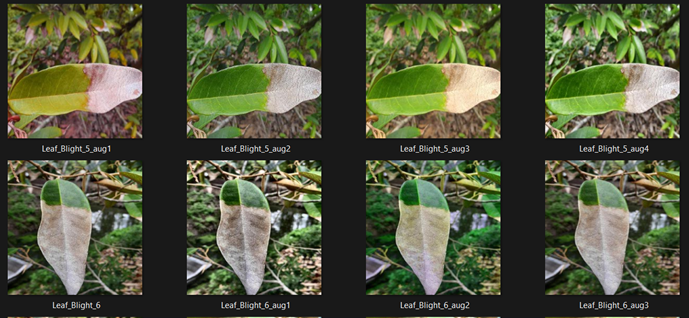
#> input picture images/augment.png, 689 x 318 px, given as the content of the folder s Projects/FYP/Durian Diseases.v1-420-origi.multiclass/train, which was not available
$ jupyter execute --allow-errors data_exploration.ipynb   (text cells are left out)
#> lines starting #> are read from the running program, lines starting #| are printed output that depends on the picture; pictures that were not available may be replaced by others from this repository, and a replacement may not be noted
[cell 1]
import pandas as pd

csvClasses = r"D:\\Suvan's Projects\\FYP\\Durian Diseases.v1-420-origi.multiclass\\train\\_classes.csv"
#> (the rest of this cell did not finish here and is left out)

[cell 2]
import os
from PIL import Image

# Define the image dataset directory path
imageDataset = r"D:\\Suvan's Projects\\FYP\\Durian Diseases.v1-420-origi.multiclass\\train"
#> (the rest of this cell did not finish here and is left out)

[cell 3]
from matplotlib import pyplot as plt

# Display a summary of the class distribution
print("\nClass Distribution:")
#> (the rest of this cell did not finish here and is left out)

[cell 4]
from matplotlib import pyplot as plt

# Finding the minimum and maximum dimensions of the images in dataset.
print("\nImage Dimensions Summary:")
#> (the rest of this cell did not finish here and is left out)

[cell 5]
import os
import random
import numpy as np
import matplotlib.pyplot as plt
from PIL import Image

# Group images by class label
#> (the rest of this cell did not finish here and is left out)

[cell 6]
import seaborn as sbn

# Calculating the count of images of a specific format
#> (the rest of this cell did not finish here and is left out)

[cell 7]
corrupted_files = []

for file in os.listdir(imageDataset):
    file_path = os.path.join(imageDataset, file)
    if file.endswith(('.jpg', '.png', '.jpeg')):  # Check for common image formats
        try:
            with Image.open(file_path) as img:
#> img is the input picture: PIL image 689x318 RGBA; mean R, G, B, A 80.5, 85.6, 60.2, 255
                img.verify()  # Verify image integrity
        except Exception as e:
            print(f"Corrupted file detected: {file}")
            corrupted_files.append(file)

# Print corrupted files
if corrupted_files:
    print("\nCorrupted Files:")
    print(corrupted_files)
else:
    print("\nNo corrupted files found.")

[cell 8]
import imagehash
import os
from PIL import Image

imageDataset = r"D:\\Suvan's Projects\\FYP\\Durian Diseases.v1-420-origi.multiclass\\train"

hashes = {}
duplicates = []

for class_name in os.listdir(imageDataset):
    class_folder = os.path.join(imageDataset, class_name)
    if os.path.isdir(class_folder):
        for file in os.listdir(class_folder):
            if file.endswith(('.jpg', '.jpeg', '.png')):
                file_path = os.path.join(class_folder, file)
                img = Image.open(file_path)
                img_hash = imagehash.phash(img)  # Generate perceptual hash

                if img_hash in hashes:
                    duplicates.append((file, hashes[img_hash]))  # Store duplicate pairs
                else:
                    hashes[img_hash] = file  # Store hash in dictionary

print(f"Found {len(duplicates)} duplicate images.")

[cell 9]
import cv2
import numpy as np
import matplotlib.pyplot as plt

# Path to your image dataset
imageDataset = r"D:\Suvan's Projects\FYP\Durian Diseases.v1-420-origi.multiclass\train"

# Initialize histograms for R, G, B channels
hist_r = np.zeros(256)
hist_g = np.zeros(256)
hist_b = np.zeros(256)

# Count images processed
image_count = 0

# Process each image
for file in os.listdir(imageDataset):
    if file.endswith(('.jpg', '.png', '.jpeg')):  # Common image formats
        file_path = os.path.join(imageDataset, file)

        # Read image using OpenCV (BGR format)
        img = cv2.imread(file_path)
#> img: shape (318, 689, 3)

        if img is None:
            continue

        # Convert BGR to RGB
        img = cv2.cvtColor(img, cv2.COLOR_BGR2RGB)

        # Compute histogram for each channel
        hist_r += cv2.calcHist([img], [0], None, [256], [0, 256]).flatten()
#> hist_r = 256 values, max 59142 at index 25, min 49 at index 254, mean 855.9
        hist_g += cv2.calcHist([img], [1], None, [256], [0, 256]).flatten()
#> hist_g = 256 values, max 58806 at index 25, min 2 at index 253, mean 855.9
        hist_b += cv2.calcHist([img], [2], None, [256], [0, 256]).flatten()
#> hist_b = 256 values, max 60534 at index 25, min 3 at index 251, mean 855.9

        image_count += 1

# Normalize histograms
hist_r /= image_count
hist_g /= image_count
hist_b /= image_count

# Plot the histograms
plt.figure(figsize=(6, 4))
plt.plot(hist_r, color='red', label='Red')
plt.plot(hist_g, color='green', label='Green')
plt.plot(hist_b, color='blue', label='Blue')

plt.xlabel("Pixel Intensity")
plt.ylabel("Frequency (Normalized)")
plt.title("RGB Color Distribution Across Dataset")
plt.legend()
plt.show()
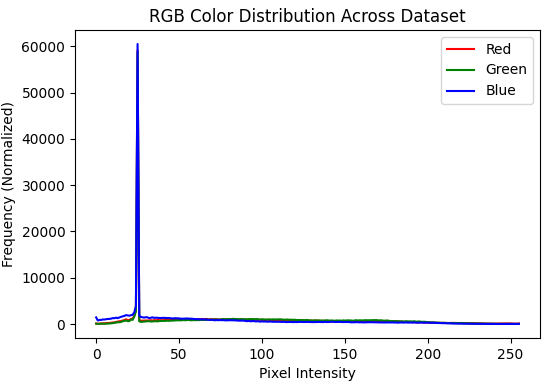
#> figure drawn by matplotlib, 1 panel; curve peaks at x = 25, y = 59142; curve peaks at x = 25, y = 58806; curve peaks at x = 25, y = 60534

[cell 10]
brightness_values = []

for file in os.listdir(imageDataset):
    file_path = os.path.join(imageDataset, file)
    if file.endswith(('.jpg', '.jpeg', '.png')):
        img = cv2.imread(file_path, cv2.IMREAD_GRAYSCALE)  # Convert to grayscale
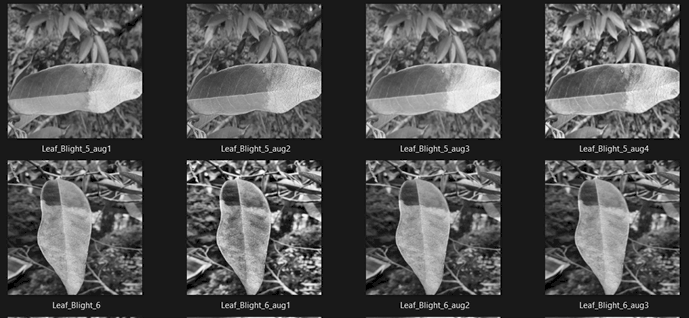
#> img: shape (318, 689); min 0, max 255, mean 82.4
        brightness = np.mean(img)  # Calculate mean intensity
#> brightness = 82.44
        brightness_values.append(brightness)

# Plot Brightness Distribution
plt.figure(figsize=(8, 5))
plt.hist(brightness_values, bins=30, color='blue', alpha=0.7)
plt.xlabel("Brightness (Mean Pixel Intensity)")
plt.ylabel("Frequency")
plt.title("Brightness Distribution of Images")
plt.show()
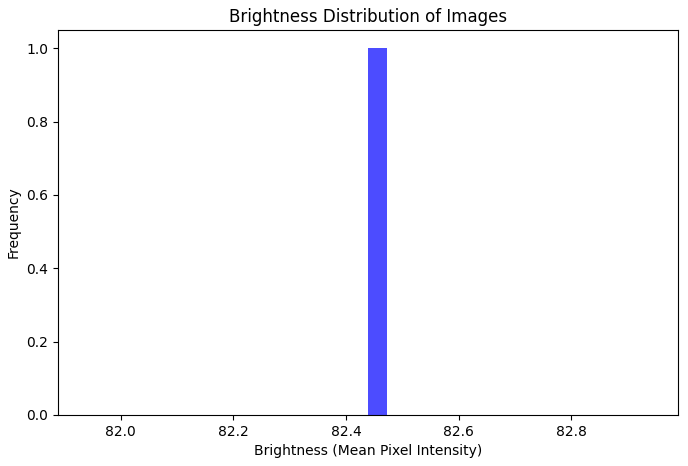
#> figure drawn by matplotlib, 1 panel; tallest bar 1 high, from x = 82.44 to 82.47

$ run again, on images/bbox.png
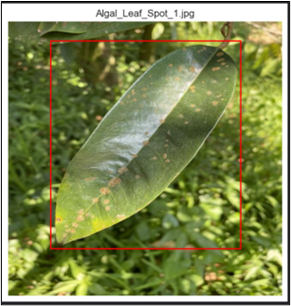
#> input picture images/bbox.png, 291 x 306 px, given as the content of the folder s Projects/FYP/Durian Diseases.v1-420-origi.multiclass/train, which was not available
#> img is the input picture: PIL image 291x306 RGBA; mean R, G, B, A 124.5, 132.9, 79, 251.6
#> hist_r = 256 values, max 7553 at index 255, min 1 at index 1, mean 347.8
#> hist_g = 256 values, max 7542 at index 255, min 0 at index 1, mean 347.8
#> hist_b = 256 values, max 7529 at index 255, min 2 at index 224, mean 347.8
#> `img = cv2.imread(file_path, cv2.IMREAD_GRAYSCALE)`:
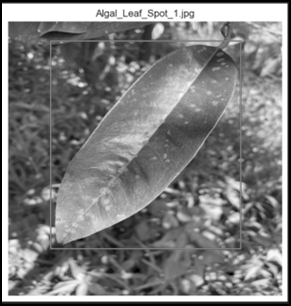
#> img: shape (306, 291); min 0, max 255, mean 126.8
#> brightness = 126.8
#> `plt.show()`:
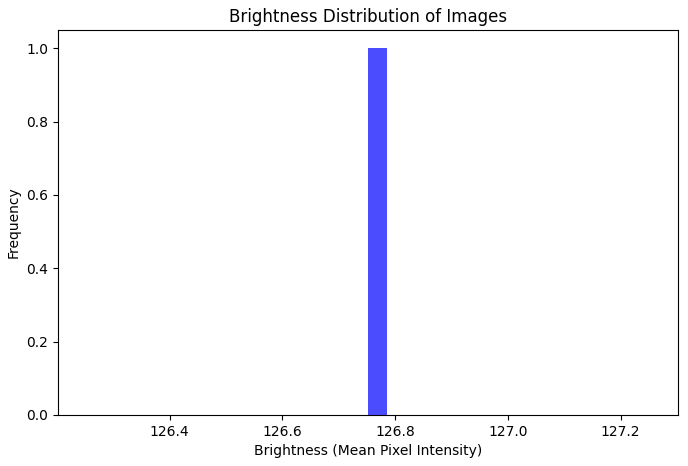
#> figure drawn by matplotlib, 1 panel; tallest bar 1 high, from x = 126.8 to 126.8

$ run again, on images/brightness.png
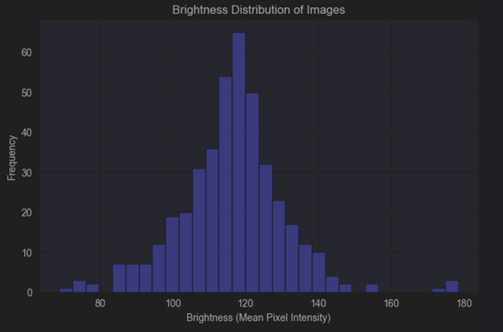
#> input picture images/brightness.png, 503 x 332 px, given as the content of the folder s Projects/FYP/Durian Diseases.v1-420-origi.multiclass/train, which was not available
#> img is the input picture: PIL image 503x332 RGBA; mean R, G, B, A 39.5, 39.5, 52.6, 255
#> hist_r = 256 values, max 88697 at index 38, min 0 at index 0, mean 652.3
#> hist_g has the same summary as hist_r
#> hist_b = 256 values, max 84672 at index 46, min 0 at index 0, mean 652.3
#> `img = cv2.imread(file_path, cv2.IMREAD_GRAYSCALE)`:
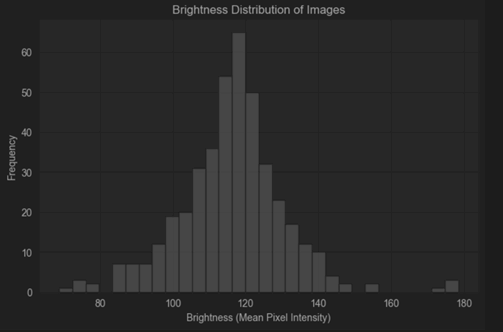
#> img: shape (332, 503); min 15, max 166, mean 41.5
#> brightness = 41.46
#> `plt.show()`:
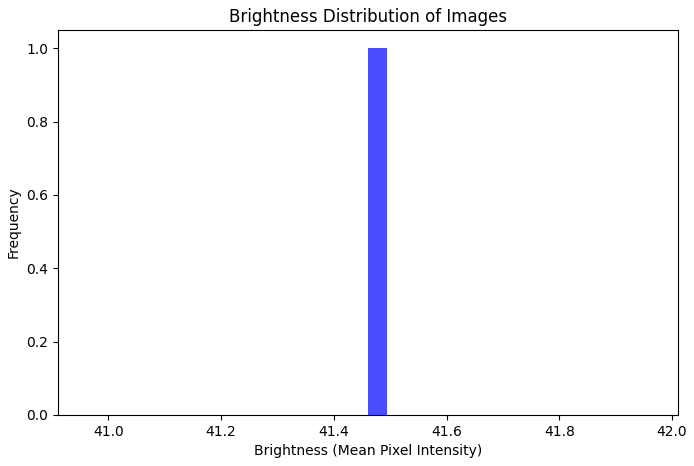
#> figure drawn by matplotlib, 1 panel; tallest bar 1 high, from x = 41.46 to 41.49
